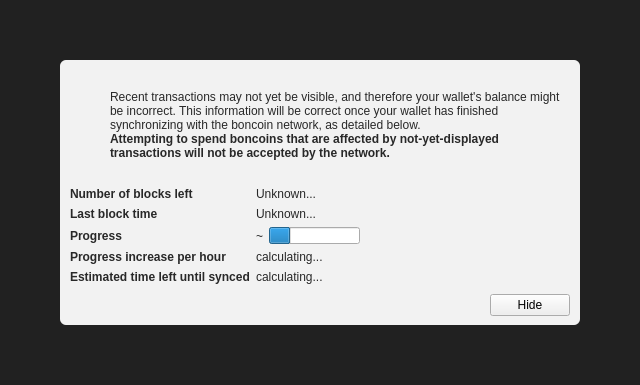
<?xml version="1.0" encoding="UTF-8"?>
<ui version="4.0">
 <class>ModalOverlay</class>
 <widget class="ModalOverlay" name="ModalOverlay">
  <property name="geometry">
   <rect>
    <x>0</x>
    <y>0</y>
    <width>640</width>
    <height>385</height>
   </rect>
  </property>
  <property name="windowTitle">
   <string>Form</string>
  </property>
  <layout class="QVBoxLayout" name="verticalLayout" stretch="0">
   <property name="sizeConstraint">
    <enum>QLayout::SetDefaultConstraint</enum>
   </property>
   <property name="leftMargin">
    <number>0</number>
   </property>
   <property name="topMargin">
    <number>0</number>
   </property>
   <property name="rightMargin">
    <number>0</number>
   </property>
   <property name="bottomMargin">
    <number>0</number>
   </property>
   <item>
    <widget class="QWidget" name="bgWidget" native="true">
     <property name="styleSheet">
      <string notr="true">#bgWidget { background: rgba(0,0,0,220); }</string>
     </property>
     <layout class="QVBoxLayout" name="verticalLayoutMain" stretch="1">
      <property name="leftMargin">
       <number>60</number>
      </property>
      <property name="topMargin">
       <number>60</number>
      </property>
      <property name="rightMargin">
       <number>60</number>
      </property>
      <property name="bottomMargin">
       <number>60</number>
      </property>
      <item>
       <widget class="QWidget" name="contentWidget" native="true">
        <property name="styleSheet">
         <string notr="true">#contentWidget { background: rgba(255,255,255,240); border-radius: 6px; }

QLabel { color: rgb(40,40,40);  }</string>
        </property>
        <layout class="QVBoxLayout" name="verticalLayoutSub" stretch="1,0,0,0">
         <property name="spacing">
          <number>0</number>
         </property>
         <property name="leftMargin">
          <number>10</number>
         </property>
         <property name="topMargin">
          <number>10</number>
         </property>
         <property name="rightMargin">
          <number>10</number>
         </property>
         <property name="bottomMargin">
          <number>10</number>
         </property>
         <item>
          <layout class="QHBoxLayout" name="horizontalLayoutIconText" stretch="0,1">
           <property name="topMargin">
            <number>20</number>
           </property>
           <item>
            <layout class="QVBoxLayout" name="verticalLayoutIcon">
             <property name="leftMargin">
              <number>0</number>
             </property>
             <item>
              <widget class="QPushButton" name="warningIcon">
               <property name="enabled">
                <bool>false</bool>
               </property>
               <property name="text">
                <string/>
               </property>
               <property name="icon">
                <iconset>
                 <normaloff>:/icons/warning</normaloff>
                 <disabledoff>:/icons/warning</disabledoff>:/icons/warning</iconset>
               </property>
               <property name="iconSize">
                <size>
                 <width>48</width>
                 <height>48</height>
                </size>
               </property>
               <property name="flat">
                <bool>true</bool>
               </property>
              </widget>
             </item>
             <item>
              <spacer name="verticalSpacerWarningIcon">
               <property name="orientation">
                <enum>Qt::Vertical</enum>
               </property>
               <property name="sizeHint" stdset="0">
                <size>
                 <width>20</width>
                 <height>40</height>
                </size>
               </property>
              </spacer>
             </item>
            </layout>
           </item>
           <item>
            <layout class="QVBoxLayout" name="verticalLayoutInfoText">
             <property name="leftMargin">
              <number>0</number>
             </property>
             <property name="topMargin">
              <number>0</number>
             </property>
             <item>
              <widget class="QLabel" name="infoText">
               <property name="text">
                <string>Recent transactions may not yet be visible, and therefore your wallet's balance might be incorrect. This information will be correct once your wallet has finished synchronizing with the boncoin network, as detailed below.</string>
               </property>
               <property name="textFormat">
                <enum>Qt::RichText</enum>
               </property>
               <property name="wordWrap">
                <bool>true</bool>
               </property>
              </widget>
             </item>
             <item>
              <widget class="QLabel" name="infoTextStrong">
               <property name="font">
                <font>
                 <weight>75</weight>
                 <bold>true</bold>
                </font>
               </property>
               <property name="text">
                <string>Attempting to spend boncoins that are affected by not-yet-displayed transactions will not be accepted by the network.</string>
               </property>
               <property name="textFormat">
                <enum>Qt::RichText</enum>
               </property>
               <property name="wordWrap">
                <bool>true</bool>
               </property>
              </widget>
             </item>
             <item>
              <spacer name="verticalSpacerInTextSpace">
               <property name="orientation">
                <enum>Qt::Vertical</enum>
               </property>
               <property name="sizeHint" stdset="0">
                <size>
                 <width>20</width>
                 <height>40</height>
                </size>
               </property>
              </spacer>
             </item>
            </layout>
           </item>
          </layout>
         </item>
         <item>
          <spacer name="verticalSpacerAfterText">
           <property name="orientation">
            <enum>Qt::Vertical</enum>
           </property>
           <property name="sizeHint" stdset="0">
            <size>
             <width>20</width>
             <height>40</height>
            </size>
           </property>
          </spacer>
         </item>
         <item>
          <layout class="QFormLayout" name="formLayout">
           <property name="fieldGrowthPolicy">
            <enum>QFormLayout::FieldsStayAtSizeHint</enum>
           </property>
           <property name="horizontalSpacing">
            <number>6</number>
           </property>
           <property name="verticalSpacing">
            <number>6</number>
           </property>
           <property name="topMargin">
            <number>10</number>
           </property>
           <item row="0" column="0">
            <widget class="QLabel" name="labelNumberOfBlocksLeft">
             <property name="font">
              <font>
               <weight>75</weight>
               <bold>true</bold>
              </font>
             </property>
             <property name="text">
              <string>Number of blocks left</string>
             </property>
            </widget>
           </item>
           <item row="0" column="1">
            <widget class="QLabel" name="numberOfBlocksLeft">
             <property name="text">
              <string>Unknown...</string>
             </property>
            </widget>
           </item>
           <item row="1" column="0">
            <widget class="QLabel" name="labelLastBlockTime">
             <property name="font">
              <font>
               <weight>75</weight>
               <bold>true</bold>
              </font>
             </property>
             <property name="text">
              <string>Last block time</string>
             </property>
            </widget>
           </item>
           <item row="1" column="1">
            <widget class="QLabel" name="newestBlockDate">
             <property name="sizePolicy">
              <sizepolicy hsizetype="Maximum" vsizetype="Preferred">
               <horstretch>0</horstretch>
               <verstretch>0</verstretch>
              </sizepolicy>
             </property>
             <property name="text">
              <string>Unknown...</string>
             </property>
            </widget>
           </item>
           <item row="2" column="0">
            <widget class="QLabel" name="labelSyncDone">
             <property name="font">
              <font>
               <weight>75</weight>
               <bold>true</bold>
              </font>
             </property>
             <property name="text">
              <string>Progress</string>
             </property>
            </widget>
           </item>
           <item row="2" column="1">
            <layout class="QHBoxLayout" name="horizontalLayoutSync" stretch="0,1">
             <item>
              <widget class="QLabel" name="percentageProgress">
               <property name="text">
                <string notr="true">~</string>
               </property>
              </widget>
             </item>
             <item>
              <widget class="QProgressBar" name="progressBar">
               <property name="value">
                <number>24</number>
               </property>
               <property name="format">
                <string/>
               </property>
              </widget>
             </item>
            </layout>
           </item>
           <item row="4" column="0">
            <widget class="QLabel" name="labelProgressIncrease">
             <property name="font">
              <font>
               <weight>75</weight>
               <bold>true</bold>
              </font>
             </property>
             <property name="text">
              <string>Progress increase per hour</string>
             </property>
            </widget>
           </item>
           <item row="4" column="1">
            <widget class="QLabel" name="progressIncreasePerH">
             <property name="text">
              <string>calculating...</string>
             </property>
            </widget>
           </item>
           <item row="5" column="0">
            <widget class="QLabel" name="labelEstimatedTimeLeft">
             <property name="font">
              <font>
               <weight>75</weight>
               <bold>true</bold>
              </font>
             </property>
             <property name="text">
              <string>Estimated time left until synced</string>
             </property>
            </widget>
           </item>
           <item row="5" column="1">
            <widget class="QLabel" name="expectedTimeLeft">
             <property name="text">
              <string>calculating...</string>
             </property>
            </widget>
           </item>
          </layout>
         </item>
         <item>
          <layout class="QHBoxLayout" name="horizontalLayoutButtons">
           <property name="leftMargin">
            <number>10</number>
           </property>
           <property name="topMargin">
            <number>10</number>
           </property>
           <item>
            <spacer name="horizontalSpacer">
             <property name="orientation">
              <enum>Qt::Horizontal</enum>
             </property>
             <property name="sizeHint" stdset="0">
              <size>
               <width>40</width>
               <height>20</height>
              </size>
             </property>
            </spacer>
           </item>
           <item>
            <widget class="QPushButton" name="closeButton">
             <property name="text">
              <string>Hide</string>
             </property>
            </widget>
           </item>
          </layout>
         </item>
        </layout>
       </widget>
      </item>
     </layout>
    </widget>
   </item>
  </layout>
 </widget>
 <customwidgets>
  <customwidget>
   <class>ModalOverlay</class>
   <extends>QWidget</extends>
   <header>modaloverlay.h</header>
   <container>1</container>
  </customwidget>
 </customwidgets>
 <resources/>
 <connections/>
</ui>
